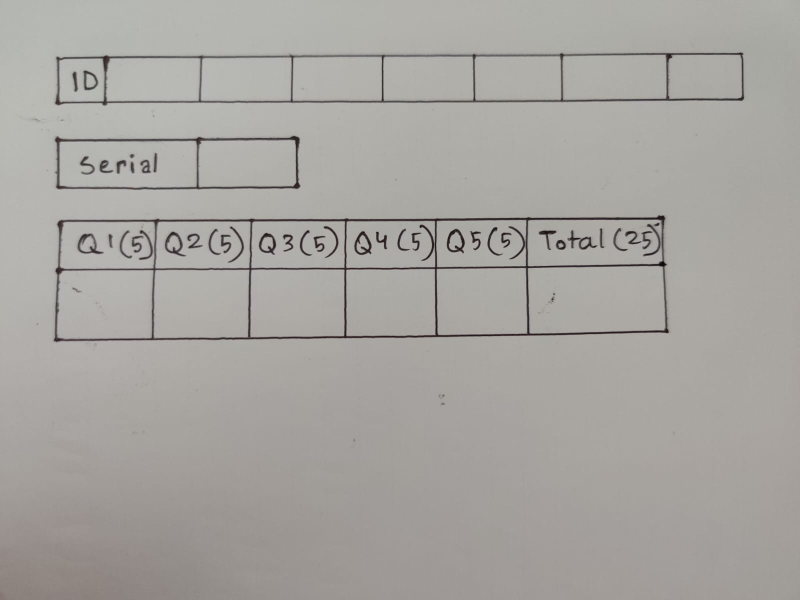
#> input picture testset/images/empty_file.jpeg, 1600 x 1200 px (shown at 1/2 size)
$ python inspect_preprocess.py ../../testset/images/empty_file.jpeg
#> lines starting #> are read from the running program, lines starting #| are printed output that depends on the picture; after the words box and inside, x2 and y2 are one past the last pixel; in counts of white or black regions, pixels touching at a corner belong together
#> in main, crop is the input picture: shape (1200, 1600, 3); mean B, G, R 160.1, 164.4, 167
### backend/cnn/preprocess.py
"""MNIST-matched preprocessing (step.md step 2r.2, plan.md §16 "Model and
training"): turn one real, photographed digit crop into the exact 28x28
format EMNIST/MNIST images are in, so a model trained on EMNIST doesn't
have to generalize across a format mismatch on top of a handwriting-style
mismatch.

Deliberately kept free of torch — this is pure image processing (opencv +
numpy + scipy), reusable by training, the visual-inspection step below,
and eventually inference (step 3r.4) without forcing a torch import
anywhere that doesn't already need one.

Getting this exactly right matters more than any architecture choice
(plan.md §16): a model scoring 99% on EMNIST's own test set can perform
badly on real crops if this preprocessing doesn't match how MNIST/EMNIST
were actually built. The single most common way to get it subtly wrong is
centering the glyph by its bounding-box centre instead of its centre of
mass — it looks correct and costs several points of accuracy, because
that's not the distribution the model was trained on.
"""
from __future__ import annotations

import cv2
import numpy as np
from scipy import ndimage

INSET_FRAC = 0.12  # same fixed fraction id_ocr.py already established —
                     # the raw crop's edge is the cell's own ruled border,
                     # which reads as extra ink if left in (learn.md step 2).
CANVAS_SIZE = 28
TARGET_INK_SIZE = 20  # MNIST's own convention: longest side of the ink
                        # bounding box scaled to 20px, leaving a 4px margin
                        # on each side of the 28x28 canvas before centering.


# --- Is there anything in this cell at all? (issues.md N4) ----------------
#
# `segment_cell` guards blank cells for serial and marks, citing plan.md
# §16: "A classifier always outputs something; feed it a blank cell and it
# returns a confident wrong digit." The ID path had no equivalent, and the
# ID is the field with NO arithmetic check behind it — no sum, no second
# opinion — so a fabricated digit there has nothing downstream to catch it.
#
# What makes a blank cell dangerous rather than merely empty is Otsu:
# `_to_canvas` thresholds with THRESH_OTSU, which always splits the
# histogram, including a unimodal one. Blank paper therefore produces
# "ink" — noise — which gets bounding-boxed, scaled to 20px and classified
# like a real glyph. The only thing behind it was
# CONFIDENCE_FLOOR/MARGIN_FLOOR, calibrated in cnn/accuracy.py against real
# handwritten digits and never against input containing no digit at all.
#
# Ink is measured the way detection.py measures it — pixels at least
# CONTRAST_FLOOR (30/255) darker than the cell's own paper — rather than by
# a global threshold, because paper brightness varies per photo and per
# cell.
INK_CONTRAST_FLOOR = 30

# The test is the LARGEST CONNECTED COMPONENT, not total ink. Total ink was
# the first attempt and it separated the real data perfectly, but a lone
# speck of a few pixels also cleared it — a test caught that, not
# inspection. Asking "is there a blob big enough to be a stroke" is both
# stricter and the same question `segment_cell` already asks of a mark cell.
#
# Calibrated 2026-08-31 over every ID cell in testset/labels.json that
# detection reads successfully:
#
#     FILLED  n=168   min 0.00163   p5 0.02234   median 0.05360
#     BLANK   n=7     max 0.00041   (6 of 7 are exactly 0.0)
#
# 0.0015 separates them with nothing misclassified either way.
#
# It is deliberately its OWN constant despite currently equalling
# cnn/segment.py's NOISE_AREA_FRAC — the same reasoning detection.py already
# records for LABEL_COLUMN_NOISE_AREA_FRAC. The two answer a similar
# question ("stroke or noise?") on different inputs, and tuning segmentation
# for a decimal point should not silently move the ID's blank gate.
#
# Two honest caveats. The blank sample is n=7 from ONE photo
# (empty_file.jpeg, the only blank grid in the test set), so the 3.7x margin
# above blank rests on thin evidence. And the margin below the faintest real
# digit is only 1.09x — that digit, and the next three faintest, are all
# "1"s, which is structural: a single thin stroke is the least ink any digit
# can have. A "1" is what sets this constraint and is where to look first if
# it needs revisiting. The failure it would cause is the cheap one — "?"
# plus a flag, which the instructor fixes — not a fabricated digit.
MIN_GLYPH_AREA_FRAC = 0.0015


# [29 lines left out: function has_ink, not called in this run]


def preprocess_for_cnn(crop: np.ndarray) -> np.ndarray:
    """One real ID-digit crop (BGR or grayscale), straight off the
    template's own boxed cell -> a 28x28 uint8 grayscale image, white ink
    on black, MNIST-normalized. The 12% inset here trims the cell's own
    ruled border, which otherwise reads as extra ink (learn.md step 2) —
    appropriate for this input shape specifically, a whole labelled cell
    with a visible border on every side.

    Do not reuse this for an already-segmented glyph (cnn/segment.py's
    output) — use `glyph_to_canvas` instead. Found the hard way (step
    3r): a segmented glyph is already a tight crop of just the ink, with
    no border to trim, and running it through this function's inset a
    second time clips real strokes off the edges — a real "3" came out
    looking enough like a "2" to be misread with high confidence. See
    learn.md step 3r.
    """
    h, w = crop.shape[:2]
#> h = 1200; w = 1600
    dy, dx = int(h * INSET_FRAC), int(w * INSET_FRAC)
#> dy = 144; dx = 192
    inset = crop[dy:h - dy, dx:w - dx] if h > 2 * dy and w > 2 * dx else crop
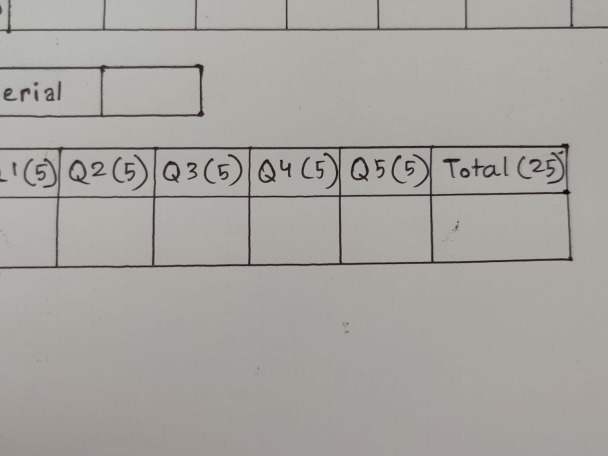
#> inset: shape (912, 1216, 3) (shown at 1/2 size); mean B, G, R 159.9, 164.1, 166.7
    return _to_canvas(inset)


# [6 lines left out: function glyph_to_canvas, not called in this run]


def _to_canvas(inset: np.ndarray) -> np.ndarray:
    """Shared core: Otsu binarize, crop to the ink bounding box, scale to
    20px, paste onto a 28x28 canvas centred by centre of mass. Takes an
    image that's already had any appropriate border trimmed (or none, for
    an already-tight glyph) — see the two public entry points above."""
    gray = cv2.cvtColor(inset, cv2.COLOR_BGR2GRAY) if inset.ndim == 3 else inset

    # THRESH_BINARY_INV, not id_ocr.py's THRESH_BINARY: a real crop is dark
    # ink on light paper, but EMNIST/MNIST's convention is white ink on a
    # black background — inverting here is what makes the two comparable
    # at all, not an arbitrary choice.
    _, bw = cv2.threshold(gray, 0, 255, cv2.THRESH_BINARY_INV + cv2.THRESH_OTSU)
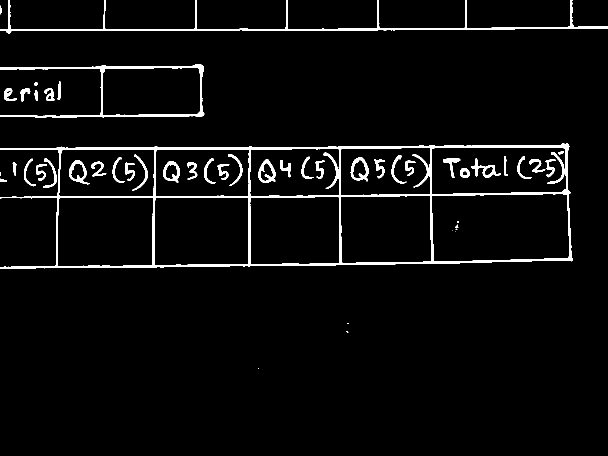
#> bw: shape (912, 1216) (shown at 1/2 size); 3.8% white; 54 white regions (10 under 20 px), largest, box (x1, y1, x2, y2) and area: (0, 287, 1146, 538) 19173, (0, 0, 1216, 67) 5323, (0, 128, 409, 235) 4207

    ys, xs = np.nonzero(bw)
    if len(xs) == 0:
        return np.zeros((CANVAS_SIZE, CANVAS_SIZE), dtype=np.uint8)

    x0, x1 = xs.min(), xs.max() + 1
#> x0 = 0; x1 = 1216
    y0, y1 = ys.min(), ys.max() + 1
#> y0 = 0; y1 = 737
    ink = bw[y0:y1, x0:x1]
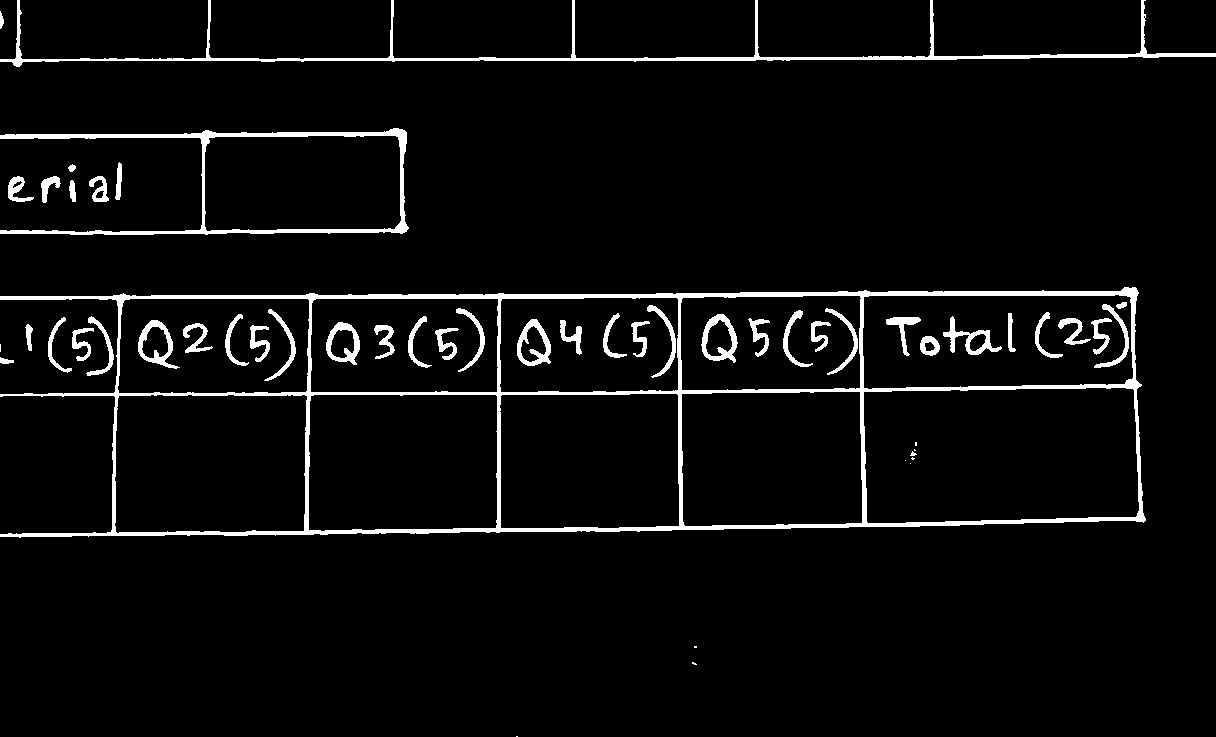
#> ink: shape (737, 1216); 4.6% white; 54 white regions (10 under 20 px), largest, box (x1, y1, x2, y2) and area: (0, 287, 1146, 538) 19173, (0, 0, 1216, 67) 5323, (0, 128, 409, 235) 4207

    ih, iw = ink.shape
#> ih = 737; iw = 1216
    scale = TARGET_INK_SIZE / max(ih, iw)
#> scale = 0.0164
    new_w, new_h = max(1, round(iw * scale)), max(1, round(ih * scale))
#> new_w = 20; new_h = 12
    resized = cv2.resize(ink, (new_w, new_h), interpolation=cv2.INTER_AREA)

    canvas = np.zeros((CANVAS_SIZE, CANVAS_SIZE), dtype=np.uint8)

    # Centre by centre of mass, not bounding-box centre (plan.md §16's own
    # emphasis) — this is literally how MNIST itself was constructed, and
    # the model's whole training distribution assumes it.
    com_y, com_x = ndimage.center_of_mass(resized)
#> com_y = 4.52; com_x = 8.51
    if np.isnan(com_y) or np.isnan(com_x):
        # resize produced an all-zero image (can happen for a hairline
        # glyph shrunk below the resample kernel's support) — fall back to
        # geometric centering rather than pasting at a NaN offset.
        com_y, com_x = new_h / 2.0, new_w / 2.0

    top = int(round(CANVAS_SIZE / 2.0 - com_y))
#> top = 9
    left = int(round(CANVAS_SIZE / 2.0 - com_x))
#> left = 5

    # Clip the paste region — an off-centre glyph's centre of mass can push
    # part of it past the canvas edge (rare, but a bounding-box-sized 20px
    # glyph off-centre by even a few px can just clip a corner).
    src_top = max(0, -top)
#> src_top = 0
    src_left = max(0, -left)
#> src_left = 0
    dst_top = max(0, top)
#> dst_top = 9
    dst_left = max(0, left)
#> dst_left = 5
    copy_h = min(new_h - src_top, CANVAS_SIZE - dst_top)
#> copy_h = 12
    copy_w = min(new_w - src_left, CANVAS_SIZE - dst_left)
#> copy_w = 20
    if copy_h > 0 and copy_w > 0:
        canvas[dst_top:dst_top + copy_h, dst_left:dst_left + copy_w] = (
            resized[src_top:src_top + copy_h, src_left:src_left + copy_w]
        )
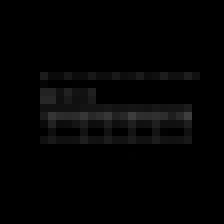
#> canvas: shape (28, 28) (shown 8 times larger); min 0, max 62, mean 3.6

    return canvas

### backend/cnn/inspect_preprocess.py
#!/usr/bin/env python3
"""Step 2r.2's own test: run preprocess_for_cnn over real id_d*.png crops
and save the 28x28 outputs, upscaled for viewing, so they can be looked at
directly. "No training run fixes a preprocessing bug" (step.md) — this is
the check that has to happen before any training, not after.

    python cnn/inspect_preprocess.py ../testset/debug/*/cells/id_d*.png
"""
from __future__ import annotations

import sys
from pathlib import Path

import cv2

sys.path.insert(0, str(Path(__file__).parent.parent))
from cnn.preprocess import preprocess_for_cnn  # noqa: E402

OUT_DIR = Path(__file__).parent / "preview"
UPSCALE = 10  # 28x28 -> 280x280, easy to actually see


def main() -> int:
    paths = [Path(p) for p in sys.argv[1:]]
    if not paths:
        print("usage: inspect_preprocess.py <crop.png> [more crops...]")
        return 1

    OUT_DIR.mkdir(exist_ok=True)
    for path in paths:
        crop = cv2.imread(str(path))
        if crop is None:
            print(f"skip (unreadable): {path}")
            continue
        canvas = preprocess_for_cnn(crop)
        big = cv2.resize(canvas, (28 * UPSCALE, 28 * UPSCALE), interpolation=cv2.INTER_NEAREST)
        # parent dir name (e.g. "phone_2632711_4") disambiguates the same
        # id_d3.png filename across many source images.
        out_name = f"{path.parent.parent.name}_{path.stem}.png"
        cv2.imwrite(str(OUT_DIR / out_name), big)
        print(f"{path} -> {OUT_DIR / out_name}")

    return 0


if __name__ == "__main__":
    sys.exit(main())
#> (the program exits here)

$ run again, with testset/images/filled_file.jpeg copied over testset/images/empty_file.jpeg
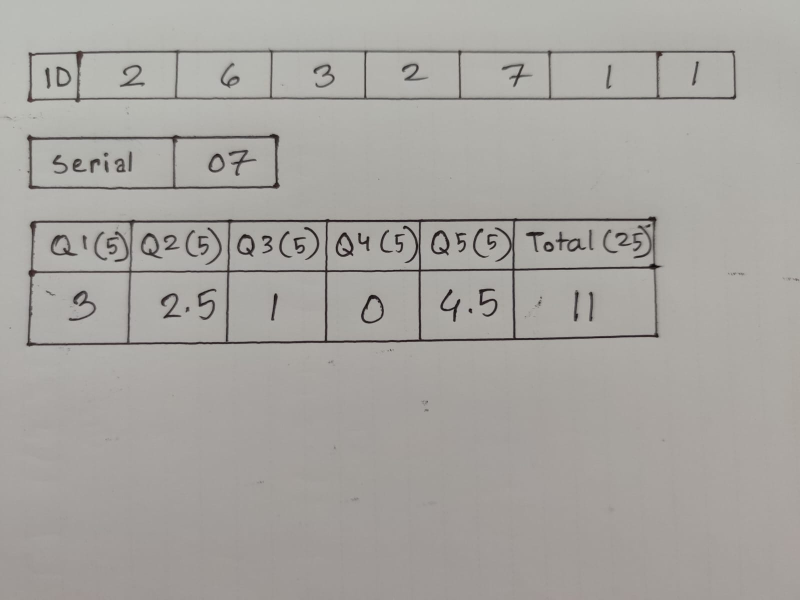
#> input picture testset/images/filled_file.jpeg, 1600 x 1200 px (shown at 1/2 size)
#> in main, crop is the input picture: shape (1200, 1600, 3); mean B, G, R 160.2, 164.4, 167
#> in _to_canvas, `_, bw = cv2.threshold(gray, 0, 255, cv2.THRESH_BINARY_INV + cv2.THRESH..`:
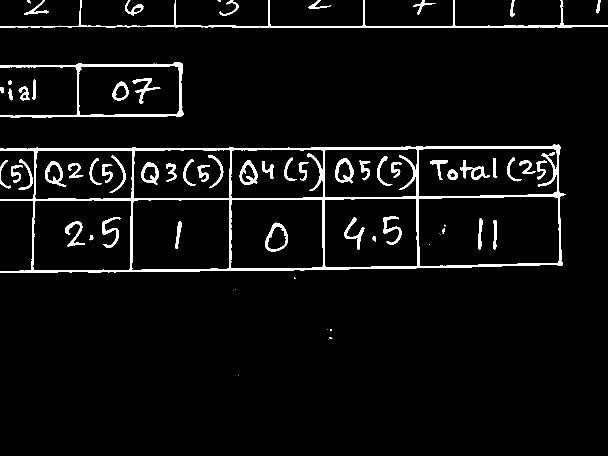
#> bw: shape (912, 1216) (shown at 1/2 size); 4.5% white; 74 white regions (13 under 20 px), largest, box (x1, y1, x2, y2) and area: (0, 289, 1131, 546) 20140, (0, 0, 1216, 56) 4712, (0, 124, 368, 235) 4145
#> x0 = 0; x1 = 1216
#> y0 = 0; y1 = 752
#> com_y = 4.62; com_x = 8.17
#> top = 9
#> left = 6
#> src_top = 0
#> dst_top = 9
#> dst_left = 6
#> copy_h = 12
#> copy_w = 20
#> in _to_canvas, `canvas[dst_top:dst_top + copy_h, dst_left:dst_left + copy_w] = ( resiz..`:
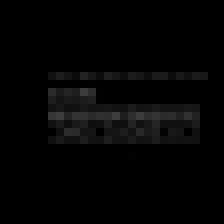
#> canvas: shape (28, 28) (shown 8 times larger); min 0, max 61, mean 4.2

$ run again, with testset/images/real_class_01.jpeg copied over testset/images/empty_file.jpeg
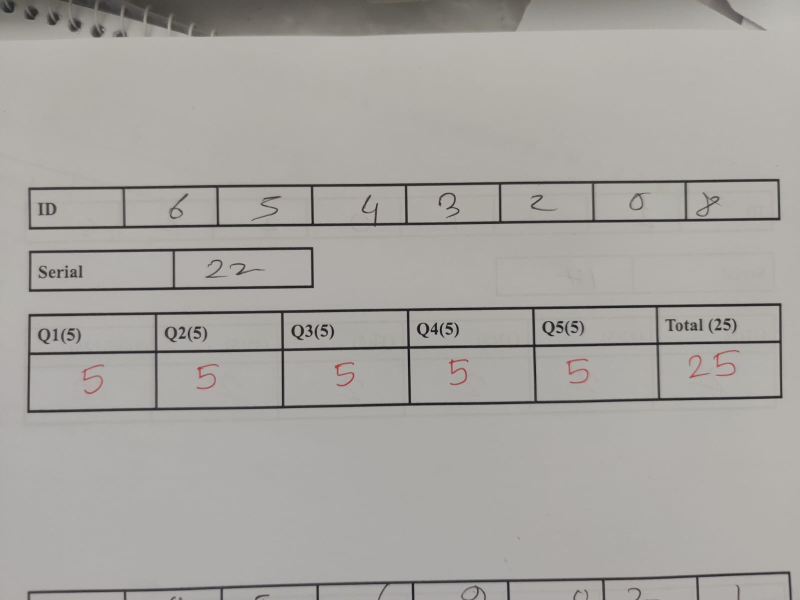
#> input picture testset/images/real_class_01.jpeg, 1600 x 1200 px (shown at 1/2 size)
#> in main, crop is the input picture: shape (1200, 1600, 3); mean B, G, R 160.4, 164.5, 167
#> in _to_canvas, `_, bw = cv2.threshold(gray, 0, 255, cv2.THRESH_BINARY_INV + cv2.THRESH..`:
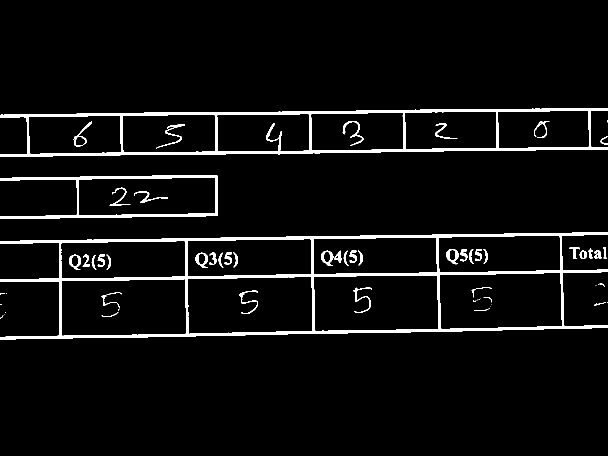
#> bw: shape (912, 1216) (shown at 1/2 size); 4.8% white; 60 white regions (15 under 20 px), largest, box (x1, y1, x2, y2) and area: (0, 464, 1216, 679) 24145, (0, 216, 1216, 314) 15777, (0, 350, 436, 438) 5339
#> x0 = 0; x1 = 1216
#> y0 = 216; y1 = 679
#> ink: shape (463, 1216); 9.4% white; 60 white regions (15 under 20 px), largest, box (x1, y1, x2, y2) and area: (0, 248, 1216, 463) 24145, (0, 0, 1216, 98) 15777, (0, 134, 436, 222) 5339
#> com_y = 3.42; com_x = 8.85
#> top = 11
#> left = 5
#> src_top = 0
#> dst_top = 11
#> dst_left = 5
#> copy_h = 8
#> copy_w = 20
#> in _to_canvas, `canvas[dst_top:dst_top + copy_h, dst_left:dst_left + copy_w] = ( resiz..`:
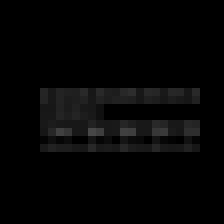
#> canvas: shape (28, 28) (shown 8 times larger); min 0, max 71, mean 4.9

$ run again, with testset/images/real_class_02.jpeg copied over testset/images/empty_file.jpeg
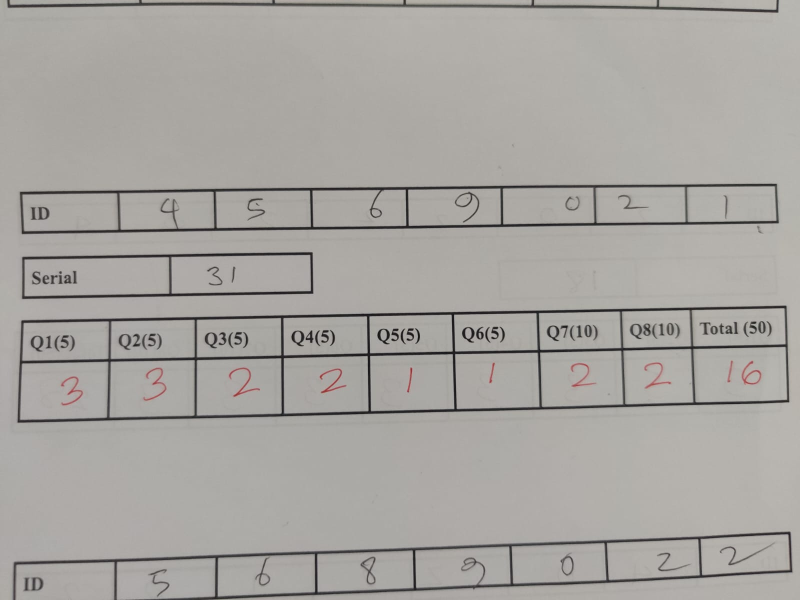
#> input picture testset/images/real_class_02.jpeg, 1600 x 1200 px (shown at 1/2 size)
#> in main, crop is the input picture: shape (1200, 1600, 3); mean B, G, R 160.4, 164.5, 167.3
#> in _to_canvas, `_, bw = cv2.threshold(gray, 0, 255, cv2.THRESH_BINARY_INV + cv2.THRESH..`:
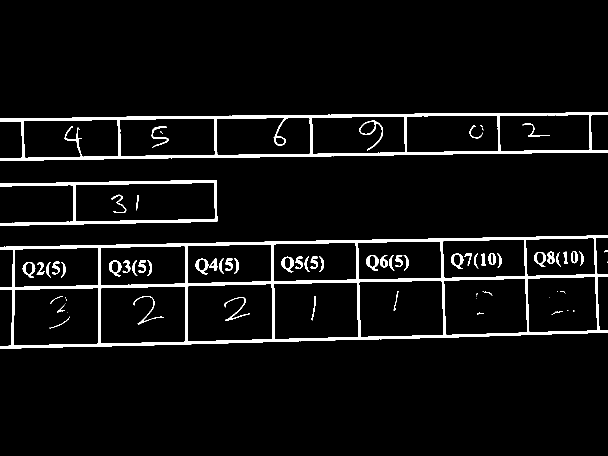
#> bw: shape (912, 1216) (shown at 1/2 size); 5.2% white; 75 white regions (19 under 20 px), largest, box (x1, y1, x2, y2) and area: (0, 471, 1216, 698) 27006, (0, 225, 1216, 322) 16172, (0, 360, 435, 451) 5470
#> x0 = 0; x1 = 1216
#> y0 = 225; y1 = 698
#> ink: shape (473, 1216); 10.1% white; 75 white regions (19 under 20 px), largest, box (x1, y1, x2, y2) and area: (0, 246, 1216, 473) 27006, (0, 0, 1216, 97) 16172, (0, 135, 435, 226) 5470
#> com_y = 3.56; com_x = 8.71
#> top = 10
#> left = 5
#> src_top = 0
#> dst_top = 10
#> dst_left = 5
#> copy_h = 8
#> copy_w = 20
#> in _to_canvas, `canvas[dst_top:dst_top + copy_h, dst_left:dst_left + copy_w] = ( resiz..`:
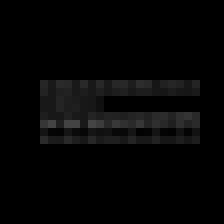
#> canvas: shape (28, 28) (shown 8 times larger); min 0, max 69, mean 5.2
